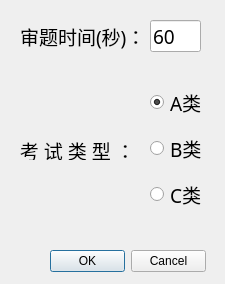
<?xml version="1.0" encoding="UTF-8"?>
<ui version="4.0">
 <class>SetDialog</class>
 <widget class="QDialog" name="SetDialog">
  <property name="geometry">
   <rect>
    <x>0</x>
    <y>0</y>
    <width>225</width>
    <height>284</height>
   </rect>
  </property>
  <property name="windowTitle">
   <string>Dialog</string>
  </property>
  <widget class="QDialogButtonBox" name="buttonBox">
   <property name="geometry">
    <rect>
     <x>50</x>
     <y>250</y>
     <width>156</width>
     <height>23</height>
    </rect>
   </property>
   <property name="orientation">
    <enum>Qt::Horizontal</enum>
   </property>
   <property name="standardButtons">
    <set>QDialogButtonBox::Cancel|QDialogButtonBox::Ok</set>
   </property>
  </widget>
  <widget class="QLabel" name="label">
   <property name="geometry">
    <rect>
     <x>20</x>
     <y>20</y>
     <width>131</width>
     <height>32</height>
    </rect>
   </property>
   <property name="font">
    <font>
     <family>宋体</family>
     <pointsize>14</pointsize>
    </font>
   </property>
   <property name="text">
    <string>审题时间(秒)：</string>
   </property>
  </widget>
  <widget class="QLabel" name="label_2">
   <property name="geometry">
    <rect>
     <x>20</x>
     <y>140</y>
     <width>121</width>
     <height>20</height>
    </rect>
   </property>
   <property name="font">
    <font>
     <family>宋体</family>
     <pointsize>14</pointsize>
    </font>
   </property>
   <property name="text">
    <string>考 试 类 型 ：</string>
   </property>
  </widget>
  <widget class="QWidget" name="select" native="true">
   <property name="geometry">
    <rect>
     <x>150</x>
     <y>80</y>
     <width>52</width>
     <height>140</height>
    </rect>
   </property>
   <layout class="QVBoxLayout" name="verticalLayout">
    <property name="leftMargin">
     <number>0</number>
    </property>
    <property name="topMargin">
     <number>0</number>
    </property>
    <property name="rightMargin">
     <number>0</number>
    </property>
    <property name="bottomMargin">
     <number>0</number>
    </property>
    <item>
     <widget class="QRadioButton" name="radioButton">
      <property name="font">
       <font>
        <family>宋体</family>
        <pointsize>14</pointsize>
       </font>
      </property>
      <property name="text">
       <string>A类</string>
      </property>
      <property name="checked">
       <bool>true</bool>
      </property>
     </widget>
    </item>
    <item>
     <widget class="QRadioButton" name="radioButton_2">
      <property name="font">
       <font>
        <family>宋体</family>
        <pointsize>14</pointsize>
       </font>
      </property>
      <property name="text">
       <string>B类</string>
      </property>
     </widget>
    </item>
    <item>
     <widget class="QRadioButton" name="radioButton_3">
      <property name="font">
       <font>
        <family>宋体</family>
        <pointsize>14</pointsize>
       </font>
      </property>
      <property name="text">
       <string>C类</string>
      </property>
     </widget>
    </item>
   </layout>
  </widget>
  <widget class="QLineEdit" name="lineEdit">
   <property name="geometry">
    <rect>
     <x>150</x>
     <y>20</y>
     <width>51</width>
     <height>32</height>
    </rect>
   </property>
   <property name="font">
    <font>
     <family>黑体</family>
     <pointsize>14</pointsize>
    </font>
   </property>
   <property name="text">
    <string>60</string>
   </property>
  </widget>
 </widget>
 <resources/>
 <connections>
  <connection>
   <sender>buttonBox</sender>
   <signal>accepted()</signal>
   <receiver>SetDialog</receiver>
   <slot>accept()</slot>
   <hints>
    <hint type="sourcelabel">
     <x>248</x>
     <y>254</y>
    </hint>
    <hint type="destinationlabel">
     <x>157</x>
     <y>274</y>
    </hint>
   </hints>
  </connection>
  <connection>
   <sender>buttonBox</sender>
   <signal>rejected()</signal>
   <receiver>SetDialog</receiver>
   <slot>reject()</slot>
   <hints>
    <hint type="sourcelabel">
     <x>316</x>
     <y>260</y>
    </hint>
    <hint type="destinationlabel">
     <x>286</x>
     <y>274</y>
    </hint>
   </hints>
  </connection>
 </connections>
</ui>
